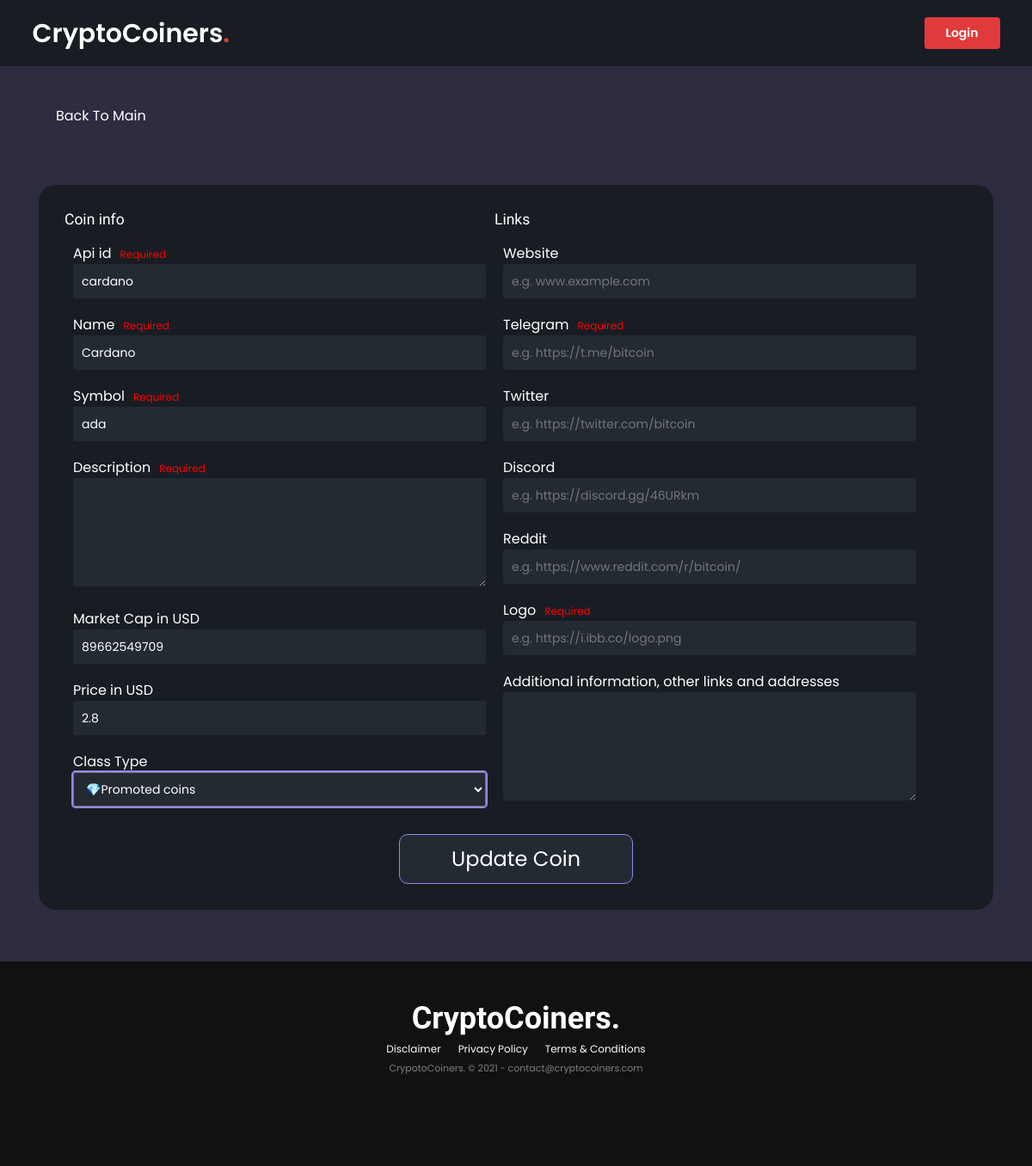
Screenshot of /update/19 with the database file from the repository.
### cryptocoinersite/models.py (models this page shows, shortened)
class Coin(models.Model):
    id = models.AutoField(primary_key=True)
    user = models.CharField(max_length=20)
    coin_id = models.CharField(max_length=200)
    coin_name = models.CharField(max_length=200)
    coin_symbol = models.CharField(max_length=200)
    coin_discription = models.CharField(max_length=800)
    coin_dis = models.CharField(max_length=800)
    market_cap = models.CharField(max_length=200)
    h1 = models.CharField(max_length=200)
    h24 = models.CharField(max_length=200)
    price = models.CharField(max_length=200)
    launch_date = models.DateField((""), auto_now=False, auto_now_add=False)
    website = models.CharField(max_length=200)
    telegram = models.CharField(max_length=200)
    twitter = models.CharField(max_length=200)
    discord = models.CharField(max_length=200)
    reddit = models.CharField(max_length=200)
    logo = models.CharField(max_length=200)
    additional_info = models.CharField(max_length=800)
    vote = models.IntegerField(default=0)
    image = models.CharField(max_length=900)
    post_date = models.DateTimeField(auto_now_add=True, blank=True)
    class_type = models.CharField(max_length= 100)
    coin_status =models.BooleanField(default=False)

### adminsite/views.py (the view, shortened to what this page needs)
# urls.py: path('update/<int:id>', views.update,name='update'),
def update(request, id):
    coin = Coin.objects.get( id=id)
    context = {'coin':coin}
    return render(request, 'cryptocoinersite/addcoin.html', context)

### templates/cryptocoinersite/addcoin.html (shortened to what this page needs)
{% extends 'cryptocoinersite/basic.html' %}
{% block body %}
{% load static %}
<section id="testimonials" class="testimonials">
    <div class="container" data-aos="fade-up">
        <section><a class="App_goBackLink__3AM8g" href="/">Back
                To Main</a>
            <section>
            {% if coin %}
                <form class="AddCoinForm_AddCoinForm__13uq-" method="POST">
                    <div class="AddCoinForm_columns__2a0Ki">
                        <div>
                            <h3>Coin info </h3>
                            <div class="AddCoinForm_formGroup__1kxWq"><label for="name">Api id</label><span
                                    class="AddCoinForm_required__2V4xi">Required</span><input value="{{coin.coin_id}}" placeholder="e.g. bitcoin"
                                    name="coinid" required></div>
                            <div class="AddCoinForm_formGroup__1kxWq"><label for="name">Name</label><span
                                    class="AddCoinForm_required__2V4xi">Required</span><input value="{{coin.coin_name}}" placeholder="e.g. Bitcoin"
                                    name="name" required></div>
                            <div class="AddCoinForm_formGroup__1kxWq"><label for="symbol">Symbol</label><span
                                    class="AddCoinForm_required__2V4xi">Required</span><input  value="{{coin.coin_symbol}}" placeholder="e.g. BTC"
                                    name="symbol" required></div>
                            <div class="AddCoinForm_formGroup__1kxWq"><label for="description">Description</label><span
                                    class="AddCoinForm_required__2V4xi">Required</span><textarea
                                    placeholder="e.g. Bitcoin is a decentralized digital currency"
                                    name="description" required> {{coin.coin_discription}}</textarea></div>
                            <div class="AddCoinForm_formGroup__1kxWq"><label for="marketCap">Market Cap in
                                    USD</label><input value="{{coin.market_cap}}" placeholder="e.g. 150000" name="marketCap" required></div>
                            <div class="AddCoinForm_formGroup__1kxWq"><label for="price">Price in USD</label><input value="{{coin.price}}"
                                    placeholder="e.g. 0.006" name="price"    required></div>
                            <div class="AddCoinForm_formGroup__1kxWq"><label for="price">Class Type</label><select style="
                                background-color: #232a32;
                                border-radius: .3rem;
                                padding: .4rem 1rem;
                                width: 100%;
                                color: #fff;
                                font-size: 1.4rem;
                                outline: 2px solid #9488f0;
                                height: 4rem;
                            " name="ddl" id="ddl">
                                    <option id="promoted" value="promoted">💎Promoted coins</option>
                            </select></div>
                        </div>
                        <div>
                            <h3>Links</h3>
                            <div class="AddCoinForm_formGroup__1kxWq"><label for="website">Website</label><input value="{{coin.website}}"
                                    placeholder="e.g. www.example.com" name="website"></div>
                            <div class="AddCoinForm_formGroup__1kxWq"><label for="telegram">Telegram</label><span
                                    class="AddCoinForm_required__2V4xi">Required</span><input value="{{coin.telegram}}"
                                    placeholder="e.g. https://t.me/bitcoin" name="telegram" required></div>
                            <div class="AddCoinForm_formGroup__1kxWq"><label for="twitter">Twitter</label><input  value="{{coin.twitter}}"
                                    placeholder="e.g. https://twitter.com/bitcoin" name="twitter"></div>
                            <div class="AddCoinForm_formGroup__1kxWq"><label for="discord">Discord</label><input value="{{coin.discord}}"
                                    placeholder="e.g. https://discord.gg/46URkm" name="discord"></div>
                            <div class="AddCoinForm_formGroup__1kxWq"><label for="reddit">Reddit</label><input value="{{coin.reddit}}"
                                    placeholder="e.g. https://www.reddit.com/r/bitcoin/" name="reddit"></div>
                            <div class="AddCoinForm_formGroup__1kxWq"><label for="logo">Logo</label><span
                                    class="AddCoinForm_required__2V4xi">Required</span><input value="{{coin.logo}}"
                                    placeholder="e.g. https://i.ibb.co/logo.png" name="logo" required></div>
                            <div class="AddCoinForm_formGroup__1kxWq"><label for="contractAddress">Additional
                                    information, other links and addresses</label><textarea
                                    name="additionalInfo">{{coin.additional_info}}</textarea></div>
                        </div>
                    </div>
                    <div class="AddCoinForm_formButtons__1O5-q"><button type="submit">Update Coin</button></div>
                </form>
                {% endif %}
            </section>
        </section>
    </div>
</section>
{% endblock body %}

### static/assets/css/style.css (style rules this page uses)
body { font-family: "Open Sans", sans-serif; color: #444444; }
a { color: #e03a3c; text-decoration: none; }
h1, h2, h3, h4, h5, h6 { font-family: "Raleway", sans-serif; }
section { margin-top: 55px; overflow: hidden; position: relative; }

### static/css/chunk.css (style rules this page uses)
:root { --swiper-theme-color: #007aff }
:root { --swiper-navigation-size: 44px }

### static/css/chunk1.css (style rules this page uses)
body, html { padding: 0; margin: 0; height: 100%; font-family: Poppins; background-color: #2e2c40; font-size: 1.6rem; -webkit-font-smoothing: antialiased; -moz-osx-font-smoothing: grayscale }
html { box-sizing: border-box; overflow-x: hidden; font-size: 62.5% }
a { color: white; text-decoration: none; }
button { background-color: inherit; font-size: inherit; font-family: inherit }
button, input, textarea { border: none }
.App_goBackLink__3AM8g, .App_main__3ZkGI { display: -webkit-flex; display: flex; -webkit-align-items: center; align-items: center }
.App_goBackLink__3AM8g { color: #fff; height: 5rem; padding-left: 2rem }
.AddCoinForm_AddCoinForm__13uq- { background-color: #181d23; padding: 3rem; border-radius: 2rem; color: #fff }
.AddCoinForm_columns__2a0Ki { display: -webkit-flex; display: flex; -webkit-flex-direction: row; flex-direction: row; -webkit-flex-wrap: wrap; flex-wrap: wrap; max-width: 100rem }
.AddCoinForm_columns__2a0Ki>* { -webkit-flex: 1 1 40rem; flex: 1 1 40rem }
.AddCoinForm_AddCoinForm__13uq- { overflow: visible }
.AddCoinForm_formGroup__1kxWq { padding: .2rem 1rem; overflow: visible; margin-top: 1.5rem }
.AddCoinForm_formGroup__1kxWq>input, .AddCoinForm_formGroup__1kxWq>textarea { background-color: #232a32; border-radius: .3rem; padding: .4rem 1rem; width: 100%; color: #fff; font-size: 1.4rem }
.AddCoinForm_formGroup__1kxWq>input { height: 4rem }
.AddCoinForm_formGroup__1kxWq>textarea { height: 12.6rem; width: 100%; resize: vertical }
.AddCoinForm_formButtons__1O5-q { padding-top: 3rem; text-align: center }
.AddCoinForm_formButtons__1O5-q>button { color: #fff; border: 1px solid #9488f0; background-color: #232a32; padding: 1rem 5vw; border-radius: 1rem; font-size: 2.4rem; cursor: pointer }
.AddCoinForm_required__2V4xi { padding-left: 1rem; font-size: 1.2rem; color: red }

### rows the page displays
Coin: coinid "cardano", name "Cardano", symbol "ada", marketCap "89662549709", price "2.8"
